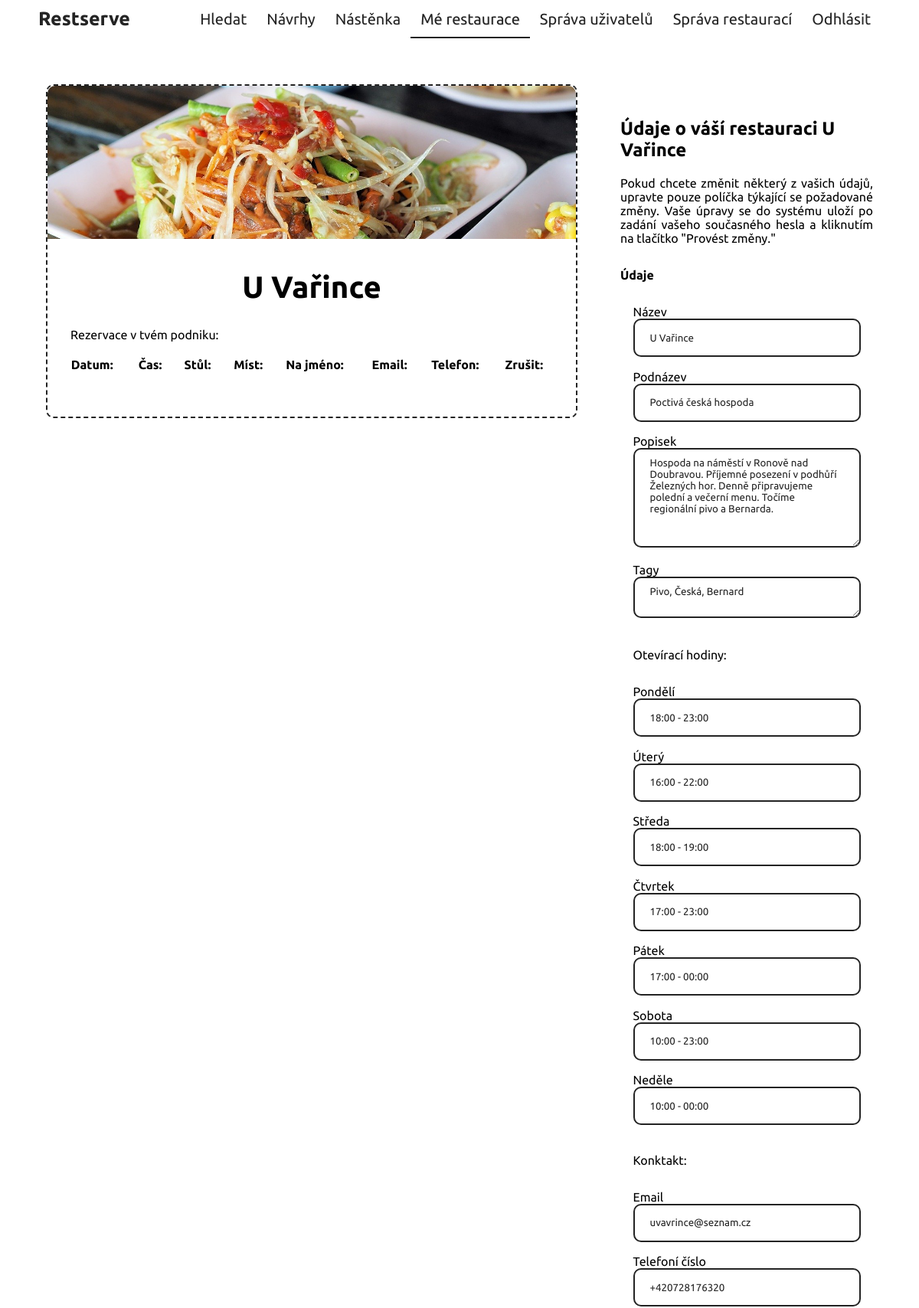
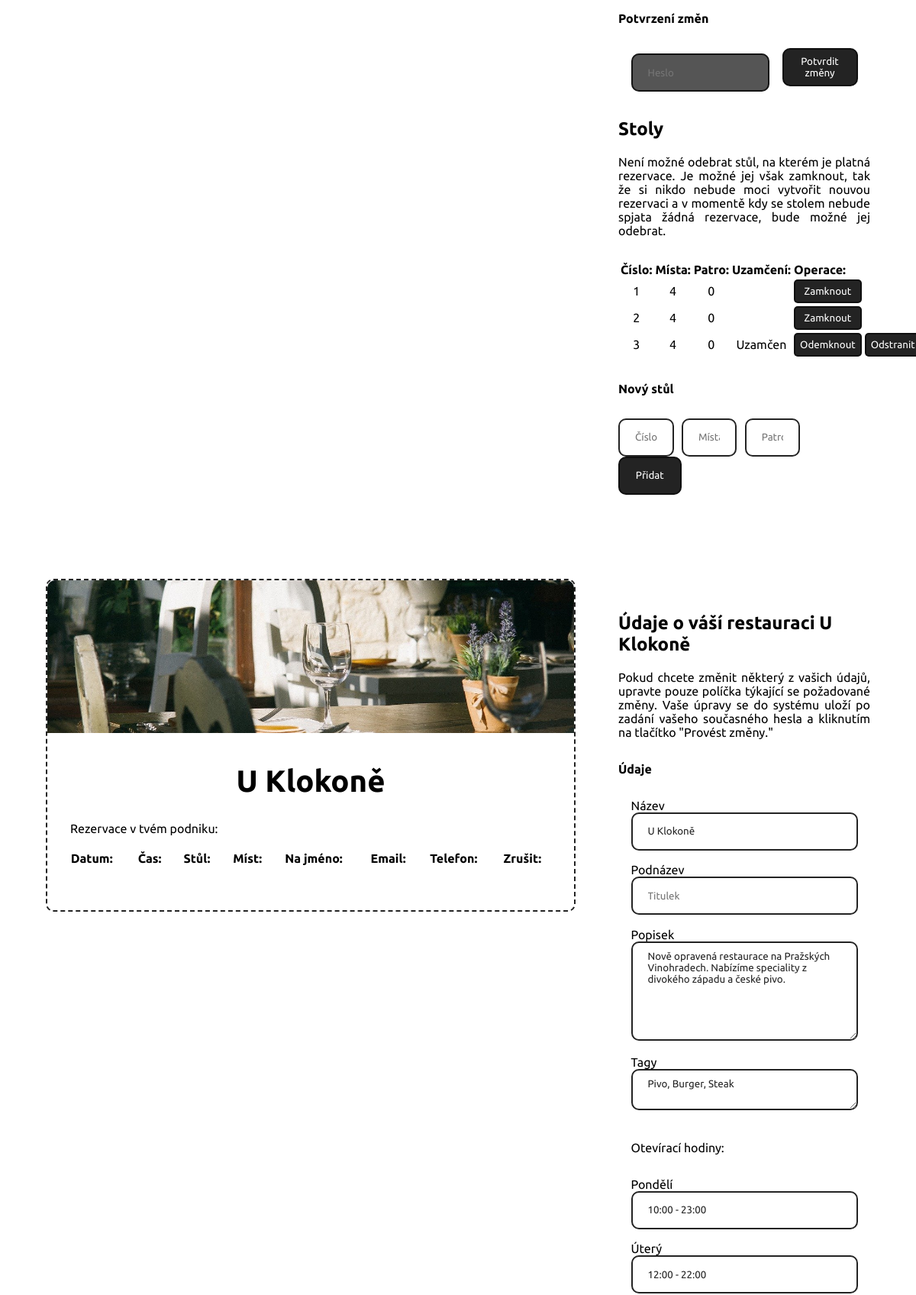
The app's page /myRestaurant.php (signed in, upper part) with its own data (2 pictures, top to bottom).
### tables this page shows
CREATE TABLE `rest_table` (
  `table_id` int(255) NOT NULL,
  `table_restaurant_id` int(255) NOT NULL,
  `table_number` int(255) NOT NULL,
  `table_chairs` smallint(10) NOT NULL,
  `table_level` smallint(3) NOT NULL,
  `table_lock` tinyint(1) NOT NULL
);

### includes/restaurantList.php (the view, shortened to what this page needs)
<div class="restaurantBoard">
    <div class="userFirstBar">
        <div class="restaurantBoardTile">
            <?php
            echo '<div class="themePicture" ';
            if(!empty($restaurantArray['picture'])){
                echo 'style="background-image: url(\'graphics/'.$restaurantArray['picture'].'.jpg\')" ';
            }
            echo '></div>';
            ?>
            <h2><?php echo htmlspecialchars($restaurantArray['name']); ?></h2>
            <div class="userBoardReservation">
                <p>Rezervace v tvém podniku:</p>
                <div class="listOfReservations">
                    <table>
                        <tr>
                            <th>Datum:</th>
                            <th>Čas:</th>
                            <th>Stůl:</th>
                            <th>Míst:</th>
                            <th>Na jméno:</th>
                            <th>Email:</th>
                            <th>Telefon:</th>
                            <th>Zrušit:</th>
                        </tr>
                        <?php
                        $searchedId = $restaurantArray['own_restaurant_id'];
                        $reservedTables = array();
                        ?>
                    </table>
                </div>
            </div>
        </div>
    </div>
    <div class="userSecondBar">
        <div class="userBoardPersonal">
            <h2>Údaje o váší restauraci <?php echo htmlspecialchars($restaurantArray['name']); ?></h2>
            <p>Pokud chcete změnit některý z&nbsp;vašich údajů, upravte pouze políčka týkající se požadované změny. Vaše úpravy se do&nbsp;systému uloží po zadání vašeho současného hesla a&nbsp;kliknutím na&nbsp;tlačítko "Provést změny."</p>
            <form method="post" action="includes/restaurantChangeSystem.php">
                <?php
                    if (!empty($restaurantArray)){
                        echo '<h3>Údaje</h3>';
                        echo '<label class="labelSettings" for="loginInputName'.htmlspecialchars($searchedId).'">Název</label>';
                        echo '<input class="loginInput" id="loginInputName'.htmlspecialchars($searchedId).'" type="text" name="restaurantName" placeholder="Jméno restaurace" maxlength="50" minlength="2" value="'.htmlspecialchars($restaurantArray['name']).'">';
                        echo '<br>';
                        echo '<label class="labelSettings" for="loginInputTitle'.htmlspecialchars($searchedId).'">Podnázev</label>';
                        echo '<input class="loginInput" id="loginInputTitle'.htmlspecialchars($searchedId).'" type="text" name="restaurantTitle" placeholder="Titulek" maxlength="50" minlength="2" value="'.htmlspecialchars($restaurantArray['title']).'">';
                        echo '<br>';
                        echo '<label class="labelSettings" for="loginInputDescription'.htmlspecialchars($searchedId).'">Popisek</label>';
                        echo '<textarea class="loginInput descriptionInput" id="loginInputDescription'.htmlspecialchars($searchedId).'" name="restaurantDescription" placeholder="Popisek" maxlength="500">'.htmlspecialchars($restaurantArray['description']).'</textarea>';
                        echo '<br>';
                        echo '<label class="labelSettings" for="loginInputTags'.htmlspecialchars($searchedId).'">Tagy</label>';
                        echo '<textarea class="loginInput" id="loginInputTags'.htmlspecialchars($searchedId).'" name="restaurantTags" placeholder="Tagy" maxlength="500">'.htmlspecialchars($restaurantArray['tags']).'</textarea>';
                        echo '<br>';
                        echo '<p class="restSetting">Otevírací hodiny:</p>';
                        echo '<label class="labelSettings" for="loginInputOpeningMo'.htmlspecialchars($searchedId).'">Pondělí</label>';
                        echo '<input class="loginInput loginInputOpening" id="loginInputOpeningMo'.htmlspecialchars($searchedId).'" type="text" name="restaurantOpeningMo" placeholder="Otevírací hodiny pondělí" pattern="(^[0-2]?[0-9]:[0-5][0-9]\s?-\s?[0-2]?[0-9]:[0-5][0-9])|(Zavřeno)|(zavřeno)" maxlength="13" minlength="7" value="'.htmlspecialchars($restaurantArray['opening_mo']).'">';
                        echo '<br>';
                        echo '<label class="labelSettings" for="loginInputOpeningTu'.htmlspecialchars($searchedId).'">Úterý</label>';
                        echo '<input class="loginInput loginInputOpening" id="loginInputOpeningTu'.htmlspecialchars($searchedId).'" type="text" name="restaurantOpeningTu" placeholder="Otevírací hodiny úterý" pattern="(^[0-2]?[0-9]:[0-5][0-9]\s?-\s?[0-2]?[0-9]:[0-5][0-9])|(Zavřeno)|(zavřeno)" maxlength="13" minlength="7" value="'.htmlspecialchars($restaurantArray['opening_tu']).'">';
                        echo '<br>';
                        echo '<label class="labelSettings" for="loginInputOpeningWe'.htmlspecialchars($searchedId).'">Středa</label>';
                        echo '<input class="loginInput loginInputOpening" id="loginInputOpeningWe'.htmlspecialchars($searchedId).'" type="text" name="restaurantOpeningWe" placeholder="Otevírací hodiny středa" pattern="(^[0-2]?[0-9]:[0-5][0-9]\s?-\s?[0-2]?[0-9]:[0-5][0-9])|(Zavřeno)|(zavřeno)" maxlength="13" minlength="7" value="'.htmlspecialchars($restaurantArray['opening_we']).'">';
                        echo '<br>';
                        echo '<label class="labelSettings" for="loginInputOpeningTh'.htmlspecialchars($searchedId).'">Čtvrtek</label>';
                        echo '<input class="loginInput loginInputOpening" id="loginInputOpeningTh'.htmlspecialchars($searchedId).'" type="text" name="restaurantOpeningTh" placeholder="Otevírací hodiny čtvrtek" pattern="(^[0-2]?[0-9]:[0-5][0-9]\s?-\s?[0-2]?[0-9]:[0-5][0-9])|(Zavřeno)|(zavřeno)" maxlength="13" minlength="7" value="'.htmlspecialchars($restaurantArray['opening_th']).'">';
                        echo '<br>';
                        echo '<label class="labelSettings" for="loginInputOpeningFr'.htmlspecialchars($searchedId).'">Pátek</label>';
                        echo '<input class="loginInput loginInputOpening" id="loginInputOpeningFr'.htmlspecialchars($searchedId).'" type="text" name="restaurantOpeningFr" placeholder="Otevírací hodiny pátek" pattern="(^[0-2]?[0-9]:[0-5][0-9]\s?-\s?[0-2]?[0-9]:[0-5][0-9])|(Zavřeno)|(zavřeno)" maxlength="13" minlength="7" value="'.htmlspecialchars($restaurantArray['opening_fr']).'">';
                        echo '<br>';
                        echo '<label class="labelSettings" for="loginInputOpeningSa'.htmlspecialchars($searchedId).'">Sobota</label>';
                        echo '<input class="loginInput loginInputOpening" id="loginInputOpeningSa'.htmlspecialchars($searchedId).'" type="text" name="restaurantOpeningSa" placeholder="Otevírací hodiny sobota" pattern="(^[0-2]?[0-9]:[0-5][0-9]\s?-\s?[0-2]?[0-9]:[0-5][0-9])|(Zavřeno)|(zavřeno)" maxlength="13" minlength="7" value="'.htmlspecialchars($restaurantArray['opening_sa']).'">';
                        echo '<br>';
                        echo '<label class="labelSettings" for="loginInputOpeningSu'.htmlspecialchars($searchedId).'">Neděle</label>';
                        echo '<input class="loginInput loginInputOpening" id="loginInputOpeningSu'.htmlspecialchars($searchedId).'" type="text" name="restaurantOpeningSu" placeholder="Otevírací hodiny neděle" pattern="(^[0-2]?[0-9]:[0-5][0-9]\s?-\s?[0-2]?[0-9]:[0-5][0-9])|(Zavřeno)|(zavřeno)" maxlength="13" minlength="7" value="'.htmlspecialchars($restaurantArray['opening_su']).'">';
                        echo '<br>';
                        echo '<p class="restSetting">Konktakt:</p>';
                        echo '<label class="labelSettings" for="loginInputEmail'.htmlspecialchars($searchedId).'">Email</label>';
                        echo '<input class="loginInput loginInputEmail" id="loginInputEmail'.htmlspecialchars($searchedId).'" type="email" name="restaurantEmail" placeholder="Email" pattern="\w+\.?\w+@\w+\.[a-z][a-z]+" maxlength="30" minlength="5" value="'.htmlspecialchars($restaurantArray['email']).'">';
                        echo '<br>';
                        echo '<label class="labelSettings" for="loginInputPhone'.htmlspecialchars($searchedId).'">Telefoní číslo</label>';
                        echo '<input class="loginInput loginInputPhone" id="loginInputPhone'.htmlspecialchars($searchedId).'" type="tel" name="restaurantPhone" placeholder="Telefon" pattern="(^[+]420\s?)?\d{3}\s?\d{3}\s?\d{3}$" maxlength="16" minlength="9" value="'.htmlspecialchars($restaurantArray['phone']).'">';
                        echo '<br>';
                    }
                    else{
                        echo '<div>Nemáte žádnou restauraci uloženou v systému.</div>';
                    }
                    echo '<div class="confirmChanges">';
                    echo    '<h3>Potvrzení změn</h3>';
                    echo    '<input type="password" name="userPswd" placeholder="Heslo" maxlength="50" ';
                    if ((isset($_SESSION['user_facebook_id']))&&(!empty($_SESSION['user_facebook_id']))&&($_SESSION['user_facebook_id']!==$_SESSION['user_email'])){
                        echo 'readonly class="loginInput inputConfirmSettings grayBackground " ';
                    }
                    else{
                        echo 'class="loginInput inputConfirmSettings" ';
                    }
                    echo '>';
                    echo    '<button class="loginButton" name="submitChanges" type="submit">Potvrdit změny</button>';
                    echo '</div>';
                ?>
            </form>
        </div>
        <div class="userBoardPersonal userPersonalTables" <?php echo 'id="tables'.$searchedId.'"'; ?>>
            <h2>Stoly</h2>
            <p>Není možné odebrat stůl, na&nbsp;kterém je platná rezervace. Je možné jej však zamknout, tak že si nikdo nebude moci vytvořit nouvou rezervaci a&nbsp;v&nbsp;momentě kdy se stolem nebude spjata žádná rezervace, bude možné jej odebrat.</p>
                <?php
                    try {
                        $tablesQuery = $db->prepare('SELECT rest_table.table_id, rest_table.table_number, rest_table.table_chairs, rest_table.table_level, rest_table.table_lock
                                                                FROM rest_table
                                                                WHERE rest_table.table_restaurant_id=:searched
                                                                ORDER BY rest_table.table_number ASC;');
                        $tablesQuery->execute([
                            ':searched' => $searchedId
                        ]);
                        $tables = $tablesQuery->fetchAll(PDO::FETCH_ASSOC);
                    }
                    catch (PDOException $e){
                        error_log($e->getMessage());
                    }
                    echo '<table class="tablesTable">';
                    echo    '<tr>';
                    echo        '<th>Číslo:</th>';
                    echo        '<th>Místa:</th>';
                    echo        '<th>Patro:</th>';
                    echo        '<th>Uzamčení:</th>';
                    echo        '<th colspan="2">Operace:</th>';
                    echo    '</tr>';
                    if(!empty($tables)){
                        foreach ($tables as $table){
                            echo '<tr>';
                            echo    '<td>'.htmlspecialchars($table['table_number']).'</td>';
                            echo    '<td>'.htmlspecialchars($table['table_chairs']).'</td>';
                            echo    '<td>'.htmlspecialchars($table['table_level']).'</td>';
                            if($table['table_lock']==1){
                                echo '<td>Uzamčen</td>';
                                echo '<td>
                                        <form method="post" action="includes/lock.php">
                                            <input type="hidden" value="'.htmlspecialchars($table['table_id']).'" name="table_id" />
                                            <input type="hidden" value="tables'.htmlspecialchars($searchedId).'" name="history" />
                                            <input type="hidden" value="0" name="lock" />
                                            <button class="cancelButton" name="submitLock" type="submit">Odemknout</button>
                                        </form>
                                      </td>';
                            }
                            else{
                                 echo '<td></td>';
                                 echo '<td>
                                        <form method="post" action="includes/lock.php">
                                            <input type="hidden" value="'.htmlspecialchars($table['table_id']).'" name="table_id" />
                                            <input type="hidden" value="tables'.htmlspecialchars($searchedId).'" name="history" />
                                            <input type="hidden" value="1" name="lock" />
                                            <button class="cancelButton" name="submitLock" type="submit">Zamknout</button>
                                        </form>
                                      </td>';
                            }
                            if($table['table_lock']==1) {
                                if (!in_array($table['table_id'], $reservedTables)) {
                                    echo '<td>
                                            <form method="post" action="includes/removeTable.php">
                                                <input type="hidden" value="' . htmlspecialchars($table['table_id']) . '" name="table_id" />
                                                <input type="hidden" value="tables'.htmlspecialchars($searchedId).'" name="history" />
                                                <button class="cancelButton" name="submitRemove" type="submit">Odstranit</button>
                                            </form>
                                          </td>';
                                }
                                else{
                                    echo '<td></td>';
                                }
                            }
                            else{
                                echo '<td></td>';
                            }
                            echo '</tr>';
                        }
                    }
                    else{
                        echo '<tr>';
                        echo    '<td class="emptyTd" colspan="5">Žádné stoly nebyly nalezeny.</td>';
                        echo '</tr>';
                    }
                    echo '</table>';
                ?>
            <form class="addTableForm" action="includes/addTable.php" method="post">
                <h3>Nový stůl</h3>
                <input class="addTableInput" type="text" name="tableNumber" placeholder="Číslo" pattern="\d+" minlength="1" maxlength="10" required/>
                <input class="addTableInput" type="text" name="tableChairs" placeholder="Místa" pattern="\d+" minlength="1" maxlength="3" required/>
                <input class="addTableInput" type="text" name="tableLevel" placeholder="Patro" pattern="\d+" minlength="1" maxlength="4"/>
                <button class="addTableButton" type="submit" name="submitAddTable">Přidat</button>
            </form>
        </div>
    </div>
</div>

### myRestaurant.php (shortened to what this page needs)
<?php
    include 'includes/database.php';
    include 'includes/header.php';
    if((!empty($_SESSION['user_restaurants']))&&($_SESSION['user_owner']==1)){
        $restaurantsArray = $_SESSION['user_restaurants'];
        foreach ($restaurantsArray as $restaurantArray){
            include 'includes/restaurantList.php';
        }
    }
    else{
        header('Location: index.php');
        die();
    }
    include 'includes/footer.php';

### records on screen
rest_table: table_number "1", table_chairs "4", table_level "0"
rest_table: table_number "2", table_chairs "4", table_level "0"
rest_table: table_number "3", table_chairs "4", table_level "0"

### other values on screen
$restaurantArray['name'] "U Vařince"
$restaurantArray['name'] "U Klokoně"
